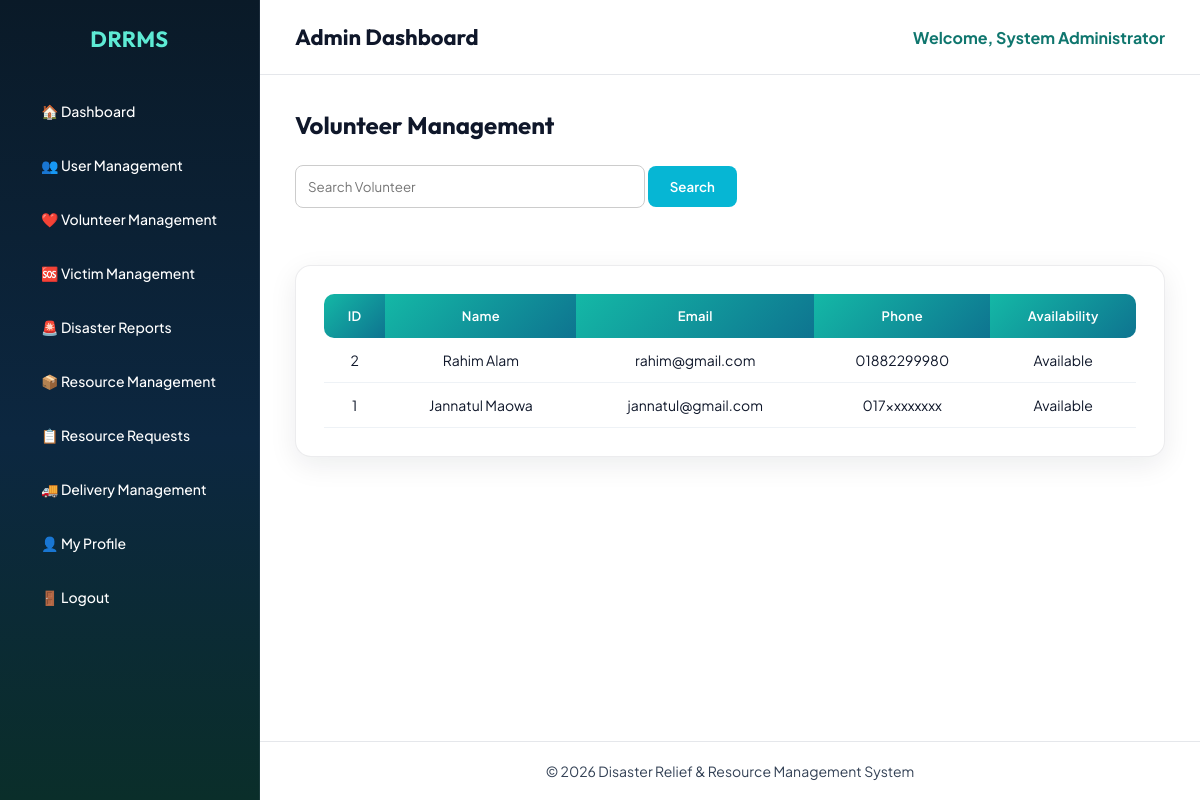
Screenshot of /admin/volunteers.php (signed in) with the database file from the repository.
### tables this page shows
CREATE TABLE `volunteer` (
  `volunteer_id` int(11) NOT NULL,
  `user_id` int(11) NOT NULL,
  `availability_status` enum('Available','Busy','Offline') DEFAULT 'Available'
);

CREATE TABLE `users` (
  `user_id` int(11) NOT NULL,
  `name` varchar(100) NOT NULL,
  `email` varchar(100) NOT NULL,
  `phone` varchar(20) NOT NULL,
  `address` text NOT NULL,
  `password` varchar(255) NOT NULL,
  `registration_date` date NOT NULL,
  `nid_number` varchar(20) NOT NULL,
  `role` enum('Admin','Volunteer','Victim') NOT NULL
);

### admin/volunteers.php (the view, shortened to what this page needs)
<?php
include("../config/database.php");
if(isset($_GET['search']))
{
    $search=mysqli_real_escape_string($conn,$_GET['search']);
    $sql="
    SELECT
    volunteer.volunteer_id,
    volunteer.availability_status,
    users.user_id,
    users.name,
    users.email,
    users.phone
    FROM volunteer
    INNER JOIN users
    ON volunteer.user_id=users.user_id
    WHERE
    users.name LIKE '%$search%'
    OR
    users.email LIKE '%$search%'
    ORDER BY volunteer.volunteer_id DESC
    ";
}
else
{
    $sql="
    SELECT
    volunteer.volunteer_id,
    volunteer.availability_status,
    users.user_id,
    users.name,
    users.email,
    users.phone
    FROM volunteer
    INNER JOIN users
    ON volunteer.user_id=users.user_id
    ORDER BY volunteer.volunteer_id DESC
    ";
}
$result=mysqli_query($conn,$sql);
?>
<!DOCTYPE html>
<html>
<head>
<link rel="stylesheet" href="../css/admin.css">
<link rel="stylesheet"
href="https://cdnjs.cloudflare.com/ajax/libs/font-awesome/6.7.2/css/all.min.css">
</head>
<body>
<div class="dashboard">
<?php include("../includes/admin_sidebar.php"); ?>
<div class="main-content">
<?php include("../includes/admin_header.php"); ?>
<div class="content">
<h2 style="margin-bottom:25px;">
Volunteer Management
</h2>
<form method="GET">
<input
type="text"
name="search"
placeholder="Search Volunteer"
style="padding:12px;width:350px;border:1px solid #ccc;border-radius:8px;">
<button
style="padding:12px 22px;
background:#06B6D4;
color:white;
border:none;
border-radius:8px;
cursor:pointer;">
Search
</button>
</form>
<br>
<div class="table-box">
<table>
<tr>
<th>ID</th>
<th>Name</th>
<th>Email</th>
<th>Phone</th>
<th>Availability</th>
</tr>
<?php
while($row=mysqli_fetch_assoc($result))
{
?>
<tr>
<td><?php echo $row['volunteer_id']; ?></td>
<td><?php echo $row['name']; ?></td>
<td><?php echo $row['email']; ?></td>
<td><?php echo $row['phone']; ?></td>
<td>
<?php
echo $row['availability_status'];
?>
</td>
</tr>
<?php
}
?>
</table>
</div>
</div>
<?php include("../includes/admin_footer.php"); ?>
</div>
</div>
</body>
</html>

### css/admin.css (style rules this page uses)
:root { --bg-page:#eef4f7; --bg-deep:#061018; --bg-sidebar:#0a1a28; --primary:#14b8a6; --primary-deep:#0f766e; --accent:#f97316; --text:#0f172a; --muted:#64748b; --white:#ffffff; --border:rgba(15,23,42,.08); --gradient-primary:linear-gradient(135deg, #14b8a6 0%, #0e7490 100%); --gradient-accent:linear-gradient(135deg, #f97316 0%, #dc2626 100%); --gradient-sidebar: linear-gradient(180deg, #0a1a28 0%, #0c2740 55%, #0a2e2a 100%); --shadow:0 8px 28px rgba(15,23,42,.08); --font-display:'Outfit',sans-serif; --font-body:'Plus Jakarta Sans',sans-serif; }
* { margin:0; padding:0; box-sizing:border-box; font-family:var(--font-body); }
body { background:#ffffff; color:var(--text); }
h1,h2,h3,.sidebar h2 { font-family:var(--font-display); }
.dashboard { display:flex; min-height:100vh; background:#ffffff; }
.main-content { margin-left:260px; width:calc(100% - 260px); min-height:100vh; background:#ffffff; display:flex; flex-direction:column; }
.content { padding:35px; background:#ffffff; color:#0f172a; flex:1 0 auto; }
.content h2 { color:#0f172a; }
.table-box { margin-top:36px; background:var(--white); border-radius:16px; padding:28px; border:1px solid var(--border); box-shadow:var(--shadow); }
table { width:100%; border-collapse:collapse; }
table th { background:var(--gradient-primary); color:white; padding:14px; font-weight:600; font-size:13px; letter-spacing:.02em; }
table th:first-child { border-radius:10px 0 0 10px; }
table th:last-child { border-radius:0 10px 10px 0; }
table td { padding:13px; border-bottom:1px solid #eef2f6; text-align:center; font-size:14px; color:#0f172a; background:#ffffff; }
.content form input, .content form select, .content form textarea, .table-box form input, .table-box form select, .table-box form textarea { border:1px solid #dbe4ea; border-radius:10px; padding:11px 14px; font-family:var(--font-body); outline:none; transition:.2s; }
.content form button, .table-box button, a.btn, .btn { background:var(--gradient-primary); color:white; border:none; border-radius:10px; padding:11px 18px; cursor:pointer; font-weight:600; font-family:var(--font-body); text-decoration:none; display:inline-block; transition:.25s; }

### rows the page displays
volunteer: volunteer_id "2", user.name "Rahim Alam", user.email "rahim@gmail.com", user.phone "01882299980", availability_status "Available"
volunteer: volunteer_id "1", user.name "Jannatul Maowa", user.email "jannatul@gmail.com", user.phone "017xxxxxxxx", availability_status "Available"

### other values shown
$_SESSION['name'] "System Administrator"
